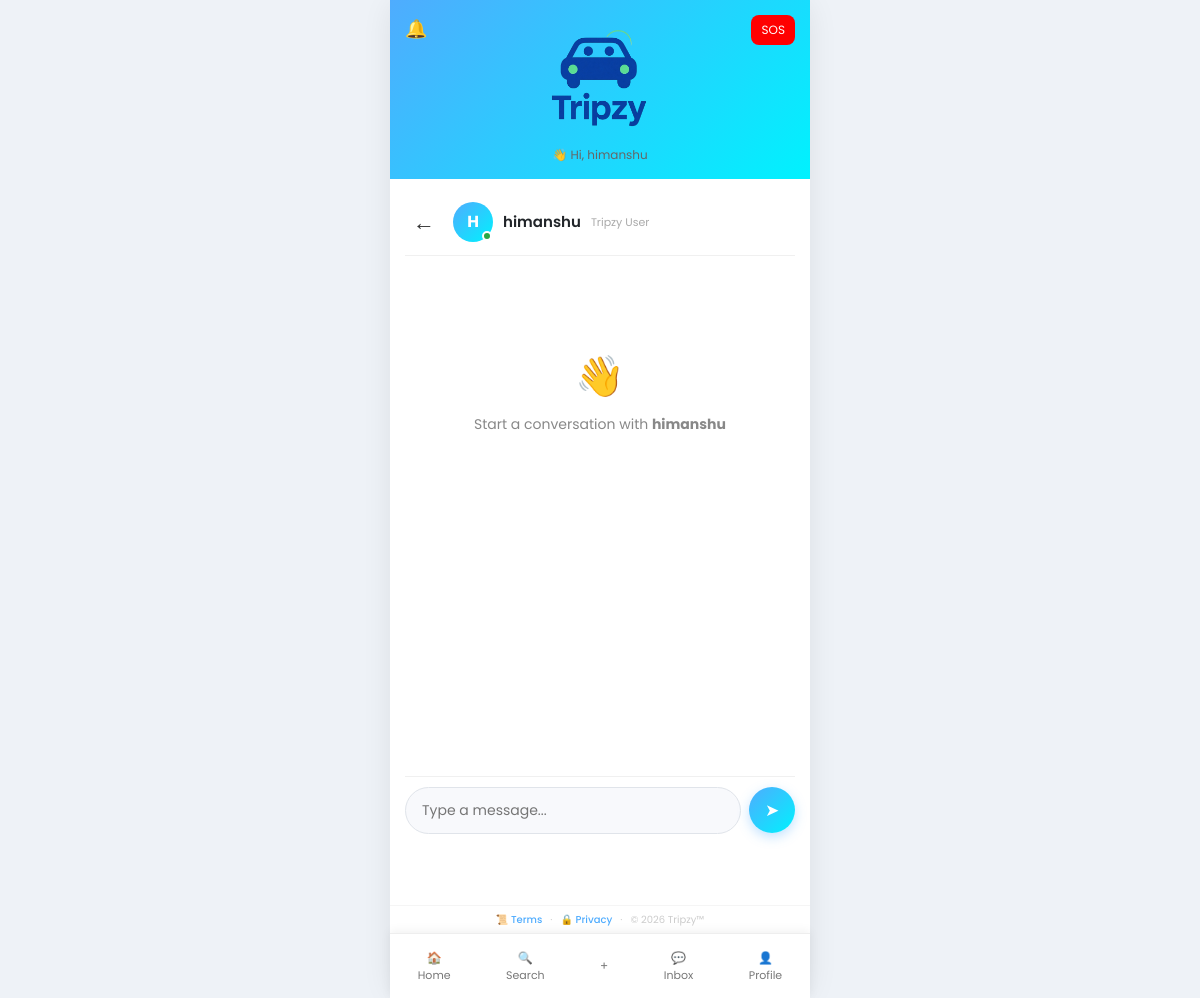
Before: /chat/hghaste@gmail.com?ride_id=2 (signed in) with the older database file.
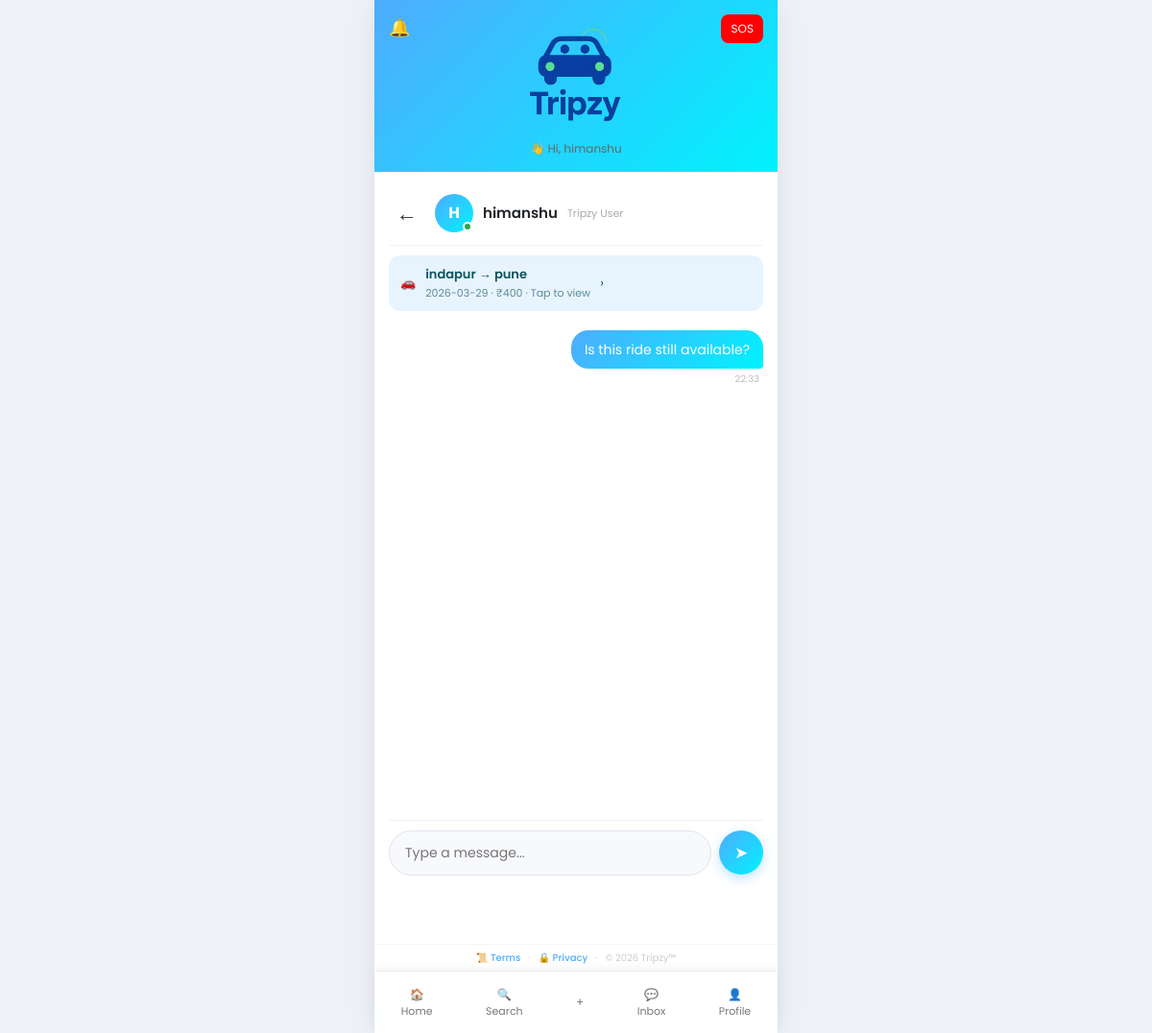
After: the same page with the newer database file.
### tables this page shows
CREATE TABLE users (
        id INTEGER PRIMARY KEY AUTOINCREMENT,
        name TEXT,
        email TEXT UNIQUE,
        password TEXT
    , phone TEXT, bio TEXT, photo TEXT, avg_rating REAL DEFAULT 0.0, total_ratings INTEGER DEFAULT 0);

CREATE TABLE rides (
        id INTEGER PRIMARY KEY AUTOINCREMENT,
        from_loc TEXT,
        to_loc TEXT,
        date TEXT,
        time TEXT,
        seats INTEGER,
        price INTEGER,
        music TEXT,
        smoking TEXT,
        luggage TEXT,
        stops TEXT,
        gender TEXT,
        ac TEXT,
        pets TEXT,
        charging TEXT,
        status TEXT DEFAULT 'not_started'
    , user_email TEXT);

CREATE TABLE messages (
        id INTEGER PRIMARY KEY AUTOINCREMENT,
        sender TEXT,
        receiver TEXT,
        message TEXT,
        time TEXT
    , ride_id INTEGER);

### run.py (the view, shortened to what this page needs)
@app.route('/chat/<user>', methods=['GET', 'POST'])
def chat(user):
    conn  = get_db()
    me    = session.get('user_email', '')
    rid   = request.args.get('ride_id') or request.form.get('ride_id')
    messages = conn.execute('''
    SELECT * FROM messages
    WHERE (sender=? AND receiver=?) OR (sender=? AND receiver=?)
    ORDER BY id
    ''', (me, user, user, me)).fetchall()
    ride_context = None
    if rid:
        ride_context = conn.execute(
            "SELECT * FROM rides WHERE id=?", (rid,)
        ).fetchone()
    other_user = conn.execute(
        "SELECT name FROM users WHERE email=?", (user,)
    ).fetchone()
    display_name = other_user['name'] if other_user else user.split('@')[0] if '@' in user else user
    conn.close()
    return render_template('chat.html',
        messages=messages, user=user, me=me,
        display_name=display_name,
        ride_context=ride_context, ride_id=rid)

### run.py (called while the page is built)
@app.context_processor
def inject_notif_count():
    from flask import session
    if 'user_email' in session:
        try:
            conn = get_db()
            count = conn.execute(
                "SELECT COUNT(*) FROM notifications WHERE user_email=? AND is_read=0",
                (session['user_email'],)
            ).fetchone()[0]
            conn.close()
            return dict(notif_count=count)
        except:
            pass
    return dict(notif_count=0)

def get_db():
    conn = sqlite3.connect('tripzy.db')
    conn.row_factory = sqlite3.Row
    return conn

### templates/chat.html (shortened to what this page needs)
{% extends 'base.html' %}
{% block content %}
<div class="chat-header-bar">
    <a href="/inbox" class="chat-back-btn">←</a>
    <div class="chat-header-avatar-box">
        <div class="chat-header-initials">{{ (display_name or user)[0] | upper }}</div>
        <div class="chat-online-dot"></div>
    </div>
    <div class="chat-header-info">
        <div class="chat-header-name">{{ display_name or user }}</div>
        <div class="chat-header-sub">Tripzy User</div>
    </div>
</div>
{% if ride_context %}
<a href="/ride/{{ ride_context.id }}" class="ride-context-banner">
    <span>🚗</span>
    <div>
        <div class="ride-context-route">{{ ride_context.from_loc }} → {{ ride_context.to_loc }}</div>
        <div class="ride-context-meta">{{ ride_context.date }} · ₹{{ ride_context.price }} · Tap to view</div>
    </div>
    <span>›</span>
</a>
{% endif %}
<div class="chat-messages-box" id="chatBox">
    {% if messages %}
        {% for msg in messages %}
        <div class="chat-msg-wrapper {{ 'right' if msg.sender == me else 'left' }}">
            <div class="chat-bubble-wrap">
                <div class="chat-bubble-msg {{ 'sent' if msg.sender == me else 'received' }}">
                    {{ msg.message }}
                </div>
                <div class="chat-msg-time">{{ msg.time }}</div>
            </div>
        </div>
        {% endfor %}
    {% else %}
        <div class="chat-no-msgs">
            <div style="font-size:40px">👋</div>
            <p>Start a conversation with <strong>{{ display_name or user }}</strong></p>
        </div>
    {% endif %}
</div>
<div class="chat-input-area">
    <form method="POST" id="chatForm">
        <div class="chat-input-row">
            <input type="text" name="message" id="msgInput"
                placeholder="Type a message..."
                autocomplete="off" required>
            <button type="submit" class="chat-send-btn" id="sendBtn">
                <span>➤</span>
            </button>
        </div>
    </form>
</div>
{% endblock %}

### templates/base.html (shortened to what this page needs)
<!DOCTYPE html>
<html lang="en">
<head>
    <link href="https://cdn.jsdelivr.net/npm/bootstrap@5.3.0/dist/css/bootstrap.min.css" rel="stylesheet">
    <link rel="stylesheet" href="{{ url_for('static', filename='style.css') }}">
</head>
<body>
<div class="app-container">
    <div class="top-bar text-center">
        <a href="tel:100" class="sos-btn">SOS</a>
        {% if session.get('user_email') %}
        <a href="/notifications" class="notif-btn" id="notifBtn">
            🔔
            {% set unread = namespace(count=0) %}
        </a>
        {% endif %}
        <img src="{{ url_for('static', filename='logo1.png') }}" class="app-logo">
        {% if session.get('user_name') %}
        <p class="tagline">👋 Hi, {{ session.user_name }}</p>
        {% else %}
        <p class="tagline">Your Journey Partner</p>
        {% endif %}
    </div>
    <div class="content">
        {% block content %}
        {% endblock %}
    </div>
    <div class="app-footer">
        <a href="/legal">📜 Terms</a>
        <span>·</span>
        <a href="/legal">🔒 Privacy</a>
        <span>·</span>
        <span>© 2026 Tripzy™</span>
    </div>
    <div class="bottom-nav">
        <a href="{{ url_for('index') }}" class="nav-item">
            🏠
            <span>Home</span>
        </a>
        <a href="{{ url_for('search') }}" class="nav-item">
            🔍
            <span>Search</span>
        </a>
        <a href="{{ url_for('post_ride') }}" class="nav-item center-btn">+</a>
        <a href="{{ url_for('inbox') }}" class="nav-item">
            💬
            <span>Inbox</span>
        </a>
        {% if session.get('user_email') %}
        <a href="{{ url_for('profile') }}" class="nav-item">
            👤
            <span>Profile</span>
        </a>
        {% else %}
        <a href="{{ url_for('login') }}" class="nav-item">
            🔑
            <span>Login</span>
        </a>
        {% endif %}
    </div>
</div>
</body>
</html>

Changed rows visible on the page:
shown differently, row unchanged: users "himanshu": name "himanshu" → (not shown)
added rides: from_loc "indapur", to_loc "pune", date "2026-03-29", price "400"
added messages: message "Is this ride still available?", time "22:33"
Other visible differences:
text no longer shown: "👋 Start a conversation with"
text now shown: "🚗 → · ₹ · Tap to view ›"
